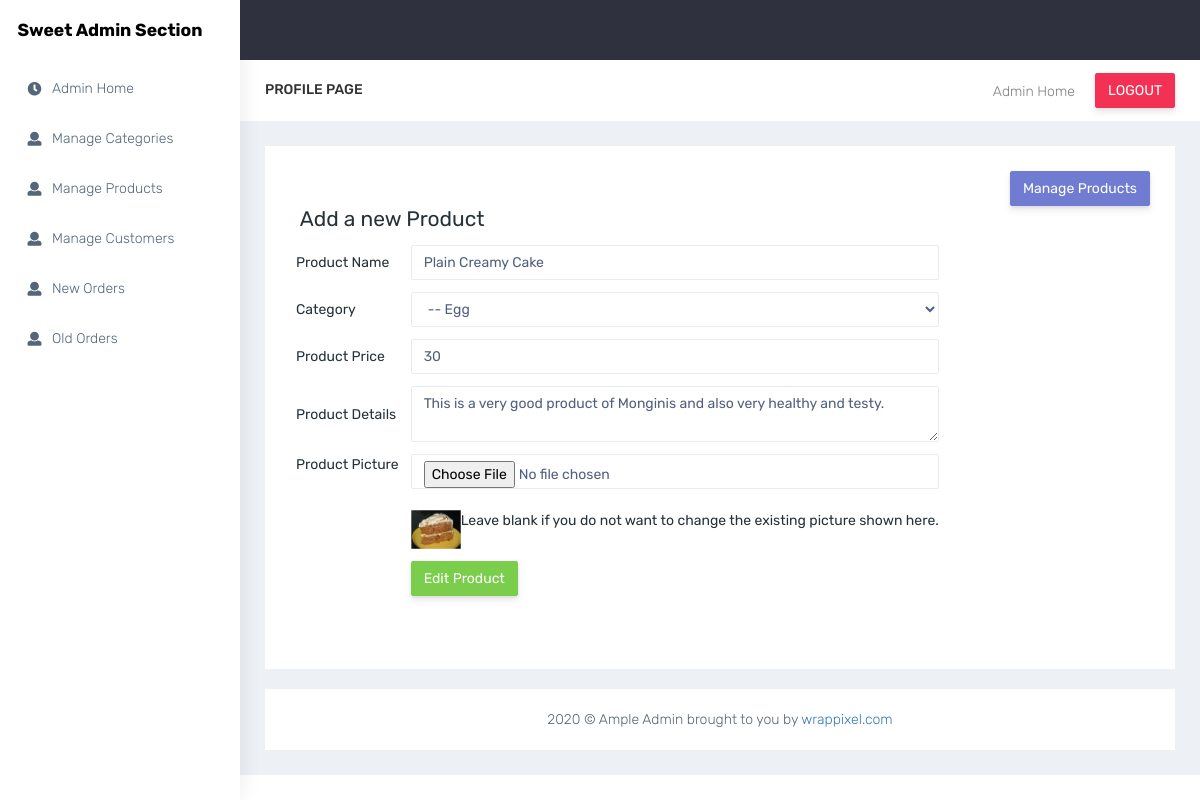
/administrator/edit_product.php?edit_id=1 (signed in), run on the app's committed database.
### tables this page shows
CREATE TABLE `products` (
  `id` int(11) NOT NULL,
  `name` varchar(100) NOT NULL DEFAULT '',
  `details` text NOT NULL,
  `image` varchar(100) NOT NULL DEFAULT '',
  `price` int(4) NOT NULL DEFAULT 0,
  `cid` int(6) NOT NULL DEFAULT 0,
  `total_views` int(11) NOT NULL,
  `total_sales` int(11) NOT NULL
);

### administrator/edit_product.php (the view, shortened to what this page needs)
<?php
include "lib/connection.php";
include "lib/header.php";
$sqlX = "SELECT * FROM `products` WHERE `id` = '$_GET[edit_id]' ";
$resX = $db->query($sqlX);
$rowX = $resX->fetch_array();
?>
            <div class="container-fluid">
                <div class="row">
                    <div class="col-lg-12 col-xlg-12 col-md-12">
                        <div class="card">
                            <div class="card-body">
                                <div align = right><a href="manage_products.php"
                                class="btn btn-primary ">Manage Products</a>
                                </div>
							<h3 class="box-title"> &nbsp; Add a new Product</h3>
							<form class="form-horizontal form-material" method = "post" action = "edit_product.php" enctype="multipart/form-data">
                                <table>
                                	<tr>
                                		<td style="padding: 6px;">Product Name</td>
                                		<td style="padding: 6px;"><input type="text" name = "name"
                                                class="form-control" required value = "<?php print $rowX['name'];?>"></td>
                                	</tr>
                                	<tr>
                                		<td style="padding: 6px;">Category</td>
                                		<td style="padding: 6px;">
                                			<select name = "cid" class="form-control" required>
                                                <?php
                                                 	$sql = "SELECT * FROM `category` WHERE `parent_id` = 0";
                                                    $res = $db->query($sql);
                                                    while($row = $res->fetch_array()) {
                                                        $sql2 = "SELECT * FROM `category` WHERE `parent_id` = '$row[cid]' ";
                                                        $res2 = $db->query($sql2);
                                                        while($row2 = $res2->fetch_array()) {
                                                            if($rowX['cid'] == $row2['cid'])
                                                                print "\n <option value = $row2[cid] SELECTED> -- $row2[cname]</option>";
                                                            else
                                                                print "\n <option value = $row2[cid]> -- $row2[cname]</option>";
                                                        }
                                                    }
                                                ?>
                                            </select></td>
                                	</tr>
                                    <tr>
                                        <td style="padding: 6px;">Product Price</td>
                                        <td style="padding: 6px;"><input type="text" name = "price"
                                                class="form-control" value = "<?php print $rowX['price'];?>" ></td>
                                    </tr>
                                    <tr>
                                        <td style="padding: 6px;">Product Details</td>
                                        <td style="padding: 6px;"><textarea  name = "details"
                                                class="form-control"><?php print $rowX['details'];?></textarea></td>
                                    </tr>
                                    <tr>
                                        <td style="padding: 6px;" valign="top">Product Picture</td>
                                        <td style="padding: 6px;">
                                            <input type="file" name = "image"
                                                class="form-control">
                                            <br>
                                             Leave blank if you do not want to change the existing picture shown here.
                                            <img src = "../<?php print $rowX['image'];?>" width = 50 align = left>
                                            </td>
                                    </tr>
                                	<tr>
                                		<td style="padding: 6px;"></td>
                                		<td style="padding: 6px;"><input type="submit" value = "Edit Product" class = "btn btn-success" style="color: white;"></td>
                                	</tr>
                                </table>
                           </form>
                                <br><br>
                        </div>
                    </div>
                </div>
            </div>
 <?php
 include "lib/footer.php";
 ?>

### data on the page
products: name "Plain Creamy Cake", price "30", details "This is a very good product of Monginis and also very healthy and testy.", image (picture)
